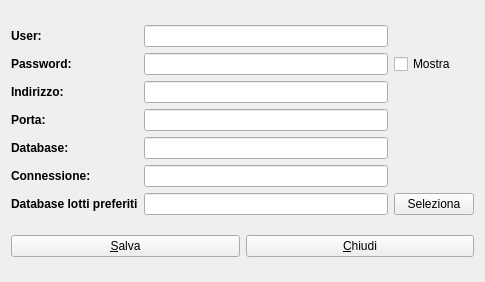
<?xml version="1.0" encoding="UTF-8"?>
<ui version="4.0">
 <class>HSettings</class>
 <widget class="QWidget" name="HSettings">
  <property name="windowModality">
   <enum>Qt::ApplicationModal</enum>
  </property>
  <property name="geometry">
   <rect>
    <x>0</x>
    <y>0</y>
    <width>485</width>
    <height>282</height>
   </rect>
  </property>
  <property name="windowTitle">
   <string>Impostazioni</string>
  </property>
  <layout class="QVBoxLayout" name="verticalLayout">
   <item>
    <layout class="QGridLayout" name="gridLayout">
     <item row="0" column="0">
      <widget class="QLabel" name="label_2">
       <property name="font">
        <font>
         <bold>true</bold>
        </font>
       </property>
       <property name="text">
        <string>User:</string>
       </property>
      </widget>
     </item>
     <item row="0" column="1">
      <widget class="QLineEdit" name="leUser"/>
     </item>
     <item row="1" column="0">
      <widget class="QLabel" name="label_5">
       <property name="font">
        <font>
         <bold>true</bold>
        </font>
       </property>
       <property name="text">
        <string>Password:</string>
       </property>
      </widget>
     </item>
     <item row="1" column="1">
      <widget class="QLineEdit" name="lePassword">
       <property name="echoMode">
        <enum>QLineEdit::Password</enum>
       </property>
      </widget>
     </item>
     <item row="1" column="2">
      <widget class="QCheckBox" name="checkBox">
       <property name="text">
        <string>Mostra</string>
       </property>
      </widget>
     </item>
     <item row="2" column="0">
      <widget class="QLabel" name="label">
       <property name="font">
        <font>
         <bold>true</bold>
        </font>
       </property>
       <property name="text">
        <string>Indirizzo:</string>
       </property>
      </widget>
     </item>
     <item row="2" column="1">
      <widget class="QLineEdit" name="leAddress"/>
     </item>
     <item row="3" column="0">
      <widget class="QLabel" name="label_4">
       <property name="font">
        <font>
         <bold>true</bold>
        </font>
       </property>
       <property name="text">
        <string>Porta:</string>
       </property>
      </widget>
     </item>
     <item row="3" column="1">
      <widget class="QLineEdit" name="lePort"/>
     </item>
     <item row="4" column="0">
      <widget class="QLabel" name="label_3">
       <property name="font">
        <font>
         <bold>true</bold>
        </font>
       </property>
       <property name="text">
        <string>Database:</string>
       </property>
      </widget>
     </item>
     <item row="4" column="1">
      <widget class="QLineEdit" name="leDatabase"/>
     </item>
     <item row="5" column="0">
      <widget class="QLabel" name="label_6">
       <property name="font">
        <font>
         <bold>true</bold>
        </font>
       </property>
       <property name="text">
        <string>Connessione:</string>
       </property>
      </widget>
     </item>
     <item row="5" column="1">
      <widget class="QLineEdit" name="leConnessione"/>
     </item>
     <item row="6" column="0">
      <widget class="QLabel" name="label_7">
       <property name="font">
        <font>
         <bold>true</bold>
        </font>
       </property>
       <property name="text">
        <string>Database lotti preferiti</string>
       </property>
      </widget>
     </item>
     <item row="6" column="1">
      <widget class="QLineEdit" name="lePreferredDb"/>
     </item>
     <item row="6" column="2">
      <widget class="QPushButton" name="pbSelect">
       <property name="text">
        <string>Seleziona</string>
       </property>
      </widget>
     </item>
    </layout>
   </item>
   <item>
    <layout class="QHBoxLayout" name="horizontalLayout">
     <item>
      <widget class="QPushButton" name="pushButton">
       <property name="text">
        <string>&amp;Salva</string>
       </property>
      </widget>
     </item>
     <item>
      <widget class="QPushButton" name="pushButton_2">
       <property name="text">
        <string>&amp;Chiudi</string>
       </property>
      </widget>
     </item>
    </layout>
   </item>
  </layout>
 </widget>
 <resources/>
 <connections/>
</ui>
